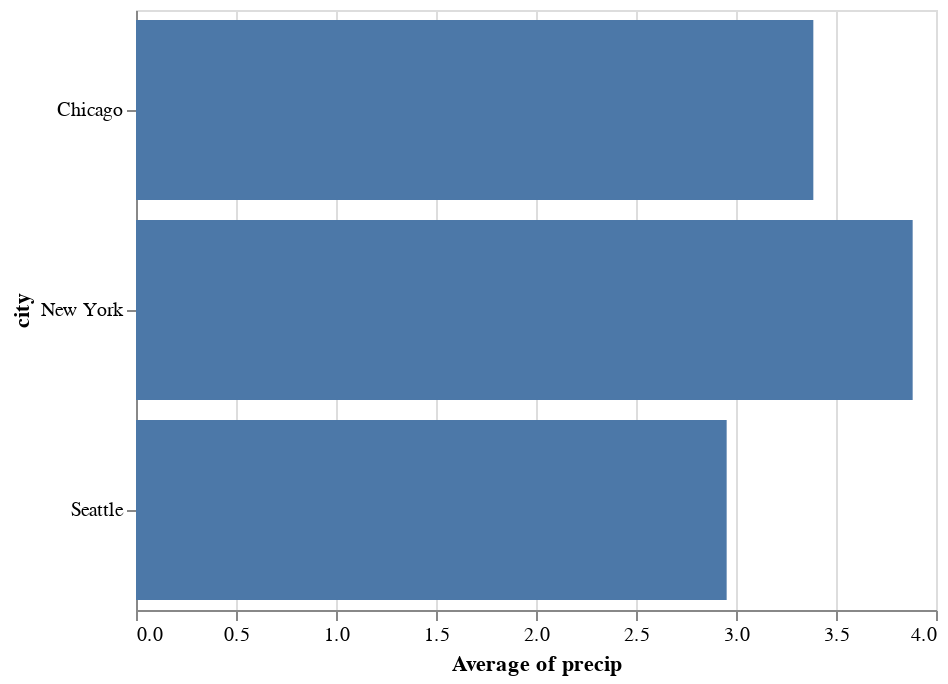

This figure's notebook cell:
### Markdown cell above
## Cambiando el tipo de marcador (*Mark*)

Digamos que queremos representar nuestros valores agregados usando barras rectangulares en lugar de puntos. Podemos realizarlos, reemplazando `Chart.mark_point` por `Chart.mark_bar`:

### Code cell
alt.Chart(df).mark_bar().encode(
    x='average(precip)',
    y='city'
)

### Figure 1 — Vega-Lite specification as saved in the notebook (floating-point values rounded to 4 significant figures)
{"$schema": "https://vega.github.io/schema/vega-lite/v2.6.0.json", "config": {"view": {"height": 300, "width": 400}}, "data": {"name": "data-fdfbb22e8e0e89f6556d8a3b434b0c97"}, "datasets": {"data-fdfbb22e8e0e89f6556d8a3b434b0c97": [{"city": "Seattle", "month": "Apr", "precip": 2.68}, {"city": "Seattle", "month": "Aug", "precip": 0.87}, {"city": "Seattle", "month": "Dec", "precip": 5.31}, {"city": "New York", "month": "Apr", "precip": 3.94}, {"city": "New York", "month": "Aug", "precip": 4.13}, {"city": "New York", "month": "Dec", "precip": 3.58}, {"city": "Chicago", "month": "Apr", "precip": 3.62}, {"city": "Chicago", "month": "Aug", "precip": 3.98}, {"city": "Chicago", "month": "Dec", "precip": 2.56}]}, "encoding": {"x": {"aggregate": "average", "field": "precip", "type": "quantitative"}, "y": {"field": "city", "type": "nominal"}}, "mark": "bar"}
